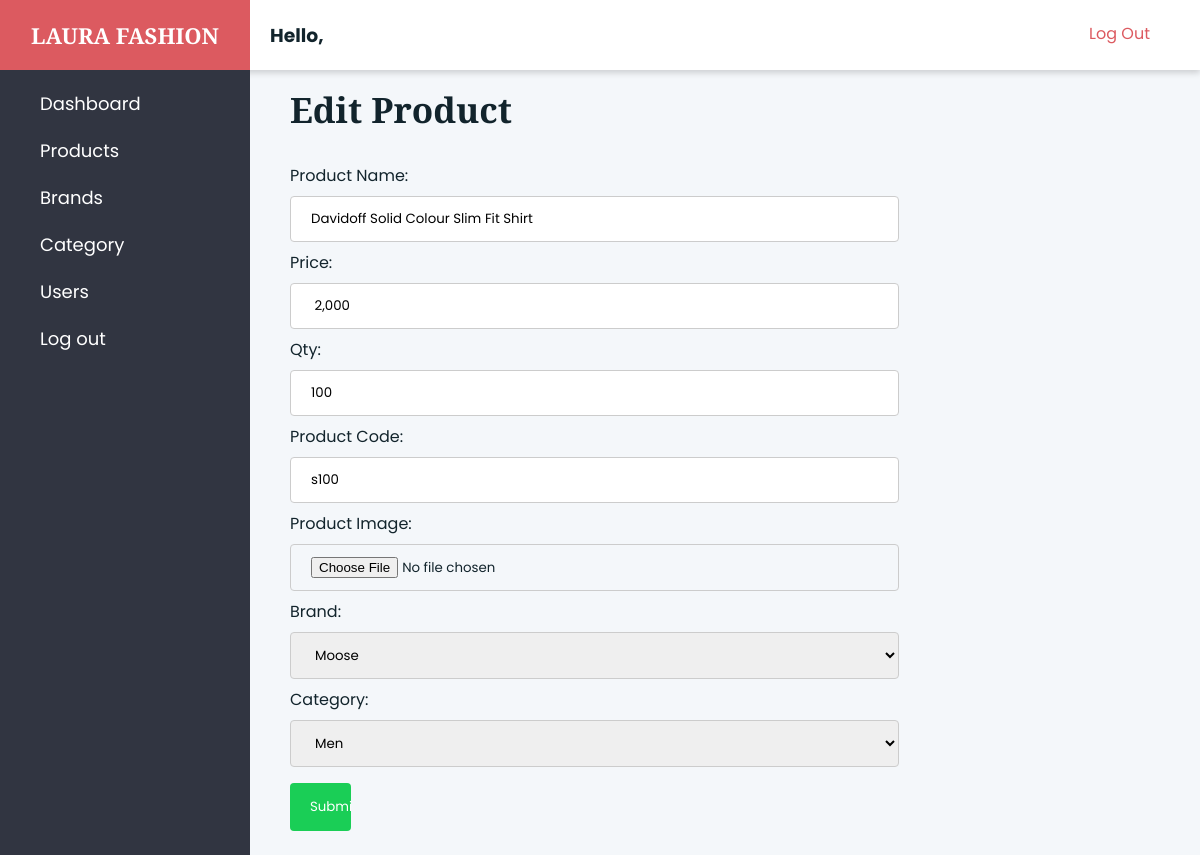
The page /admin/product-edit.php?product_id=14 on the database its author committed.
### tables this page shows
CREATE TABLE `product` (
  `product_id` int(11) NOT NULL,
  `product_name` varchar(255) DEFAULT NULL,
  `product_price` varchar(50) DEFAULT NULL,
  `product_image` varchar(255) DEFAULT NULL,
  `product_code` varchar(10) DEFAULT NULL,
  `qty` int(50) DEFAULT NULL,
  `brand` varchar(50) DEFAULT NULL,
  `category` varchar(50) DEFAULT NULL,
  `created_at` datetime DEFAULT NULL,
  `updated_at` datetime DEFAULT NULL
);

### admin/product-edit.php (the view, shortened to what this page needs)
<!DOCTYPE html>
<html lang="en">
<head>
  <?php
  include '../includes/config.php';
  include '../includes/header.php';
  $username = $_SESSION['username'];
  ?>
  <link rel="stylesheet" href="assets/admin-style.css">
</head>
<body>
  <div class="admin">
    <header class="admin__header">
      <a href="#" class="logo">
        <h1>LAURA FASHION</h1>
      </a>
      <div class="toolbar">
      <h3> Hello, <?php echo $username; ?></h3>
        <a href="../logout.php" class="logout">
          Log Out
        </a>
      </div>
    </header>
        <nav class="admin__nav">
            <ul class="menu">
                <li class="menu__item">
                    <a class="menu__link" href="dashboard.php">Dashboard</a>
                </li>
                <li class="menu__item">
                    <a class="menu__link" href="products.php">Products</a>
                </li>
                <li class="menu__item">
                    <a class="menu__link" href="brands.php">Brands</a>
                </li>
                <li class="menu__item">
                    <a class="menu__link" href="category.php">Category</a>
                </li>
                <li class="menu__item">
                    <a class="menu__link" href="users.php">Users</a>
                </li>
                <li class="menu__item">
                    <a class="menu__link" href="../logout.php">Log out</a>
                </li>
            </ul>
        </nav>
        <main class="admin__main">
            <h2>Edit Product</h2>
            <?php
            if (isset($_GET['product_id'])) {
                $productID = $_GET['product_id'];
                $sql = "SELECT * FROM product WHERE product_id = $productID";
                $result = $conn->query($sql);
                if ($result->num_rows > 0) {
                    $row = $result->fetch_assoc();
                    ?>
                    <form action="product-process.php" method="POST" enctype="multipart/form-data">
                        <label for="pname">Product Name:</label>
                        <input type="text" id="pname" name="pname" value="<?php echo $row['product_name']; ?>">
                        <label for="price">Price:</label>
                        <input type="text" id="price" name="price" value="<?php echo $row['product_price']; ?>">
                        <label for="qty">Qty:</label>
                        <input type="text" id="qty" name="qty" value="<?php echo $row['qty']; ?>">
                        <label for="pCode">Product Code:</label>
                        <input type="text" id="pCode" name="pCode" value="<?php echo $row['product_code']; ?>">
                        <label for="img">Product Image:</label>
                        <input type="file" id="img" name="img">
                        <label for="brand">Brand:</label>
                        <?php
                        $sql_brand = "SELECT * FROM brands";
                        $sql_brand_run = $conn->query($sql_brand);
                        if ($sql_brand_run->num_rows > 0) {
                            ?>
                            <select name="brand" id="brand">
                                <option selected value="<?php echo $row['brand']; ?>"><?php echo $row['brand']; ?></option>
                            </select>
                            <?php
                        } else {
                            echo "No brands found.";
                        }
                        ?>
                        <label for="category">Category:</label>
                        <?php
                        $sql_category = "SELECT * FROM category";
                        $sql_category_run = $conn->query($sql_category);
                        if ($sql_category_run->num_rows > 0) {
                            ?>
                            <select name="category" id="category">
                                <option selected value="<?php echo $row['category']; ?>"><?php echo $row['category']; ?></option>
                            </select>
                            <?php
                        } else {
                            echo "No categories found.";
                        }
                        ?>
                        <input type="submit" value="Submit" name="editItem">
                    </form>
                    <?php
                } else {
                    echo "Product not found.";
                }
            }
            ?>
        </main>
    </div>
</body>
</html>

### assets/css/styles.css (style rules this page uses)
* { margin: 0; padding: 0; box-sizing: border-box; }
a { color: var(--text-color); text-decoration: none; }
ul, li { margin: 0; padding: 0; list-style: none; }
:root { --primary-color: #12242c; --text-color: #6c645c; --primary-font: 'Playfair Display', serif; --secondry-font: 'Poppins', sans-serif; }
body { color: var(--primary-color); font-family: var(--secondry-font); }
h1 { font-size: 65px; font-weight: 800; font-family: var(--primary-font); }
h2 { font-size: 35px; font-family: var(--primary-font); }
nav { width: 100%; background: var(--primary-color); z-index: 99; }

### admin/assets/admin-style.css (style rules this page uses)
* { margin: 0; padding: 0; box-sizing: border-box; font-family: 'Poppins', sans-serif;; }
body { height: 100%; overflow-x: hidden; }
.admin { display: flex; flex-wrap: wrap; display: grid; height: 100vh; grid-template-rows: 70px auto; grid-template-columns: 250px 1fr; grid-template-areas: "header header" "nav main"; }
.admin__header { display: flex; align-items: center; padding-right: 50px; flex-basis: 100%; grid-area: header; height: 70px; background-color: #fff; box-shadow: 0 3px 6px rgba(0, 0, 0, 0.16); position: relative; }
.admin__header a h1 { font-size: 22px; font-weight: 800; }
.admin__nav { flex: 0 0 250px; grid-area: nav; background-color: #313541; }
.admin__nav .menu { padding: 20px 40px; }
.menu__item { margin-bottom: 20px; list-style: none; }
.menu__item a { color: #FFF; font-size: 18px; }
.admin__main { grid-area: main; padding: 16px 40px; background-color: #f4f7fa; }
.toolbar { width: 100%; display: flex; justify-content: space-between; }
.toolbar h3 { margin-left: 20px; }
a { color: #dc5a60; text-decoration: none; }
.logo { display: flex; flex: 0 0 250px; height: 70px; justify-content: center; align-items: center; position: relative; margin: 0; color: #fff; background-color: #dc5a60; }
form { width: 70%; margin-top: 30px; }
input[type=text], select, [type="file"], textarea { width: 100%; padding: 12px 20px; margin: 8px 0; display: inline-block; border: 1px solid #ccc; border-radius: 4px; box-sizing: border-box; }
input[type=submit] { width: 10%; background-color: #1ace56; color: white; padding: 14px 20px; margin: 8px 0; border: none; border-radius: 4px; cursor: pointer; }

### rows shown on the page
product: pname "Davidoff Solid Colour Slim Fit Shirt", price "2,000", qty "100", pCode "s100", brand "Moose", category "Men"
